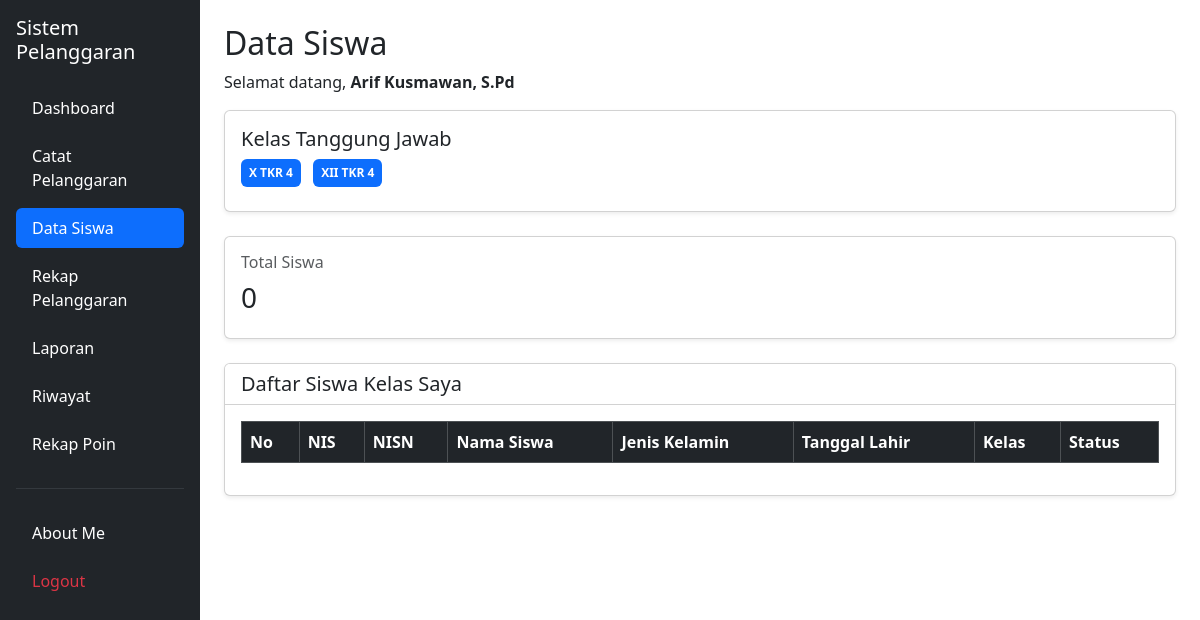
Screenshot of /walikelas/data_siswa.php (signed in) with the database file from the repository.
### tables this page shows
CREATE TABLE `t_guru` (
  `id` int(11) NOT NULL,
  `nip` varchar(30) NOT NULL,
  `nama` varchar(150) NOT NULL,
  `email` varchar(150) NOT NULL,
  `status_aktif` tinyint(1) NOT NULL,
  `user_id` int(11) NOT NULL,
  `created_at` timestamp NULL DEFAULT current_timestamp(),
  `update_at` timestamp NULL DEFAULT current_timestamp()
);

CREATE TABLE `t_wali_kelas` (
  `id` int(11) NOT NULL,
  `tahun_ajaran_id` int(11) NOT NULL,
  `kelas_id` int(11) NOT NULL,
  `guru_id` int(11) NOT NULL,
  `tanggal_mulai` date NOT NULL,
  `tanggal_selesai` date NOT NULL,
  `status_aktif` tinyint(1) NOT NULL,
  `created_at` timestamp NOT NULL DEFAULT current_timestamp(),
  `update_at` timestamp NOT NULL DEFAULT current_timestamp()
);

CREATE TABLE `t_kelas` (
  `id` int(11) NOT NULL,
  `nama` varchar(100) NOT NULL,
  `tingkat` varchar(20) NOT NULL,
  `jurusan` varchar(100) NOT NULL,
  `status_aktif` tinyint(1) NOT NULL,
  `created_at` timestamp NOT NULL DEFAULT current_timestamp(),
  `update_at` timestamp NOT NULL DEFAULT current_timestamp()
);

### walikelas/data_siswa.php (the view, shortened to what this page needs)
<?php
include "../config/koneksi.php";
$role = strtolower(trim($_SESSION['role'] ?? ''));
$role = str_replace([' ', '-'], '_', $role);
$user_id = (int)(
    $_SESSION['user_id']
    ?? $_SESSION['id_user']
    ?? $_SESSION['id']
    ?? 0
);
$guru_id = 0;
$nama_guru = $_SESSION['name'] ?? $_SESSION['nama'] ?? 'Wali Kelas';
if ($user_id > 0) {
    $stmtGuru = mysqli_prepare(
        $koneksi,
        "SELECT id, nama
         FROM t_guru
         WHERE user_id = ?
         LIMIT 1"
    );
    mysqli_stmt_bind_param($stmtGuru, "i", $user_id);
    mysqli_stmt_execute($stmtGuru);
    $resultGuru = mysqli_stmt_get_result($stmtGuru);
    $dataGuru = mysqli_fetch_assoc($resultGuru);
    if ($dataGuru) {
        $guru_id = (int)$dataGuru['id'];
        $nama_guru = $dataGuru['nama'];
    }
}
$sqlKelas = "
    SELECT DISTINCT
        wk.id,
        wk.kelas_id,
        k.nama AS nama_kelas,
        wk.tahun_ajaran_id,
        ta.nama AS nama_tahun_ajaran,
        wk.tanggal_mulai,
        wk.tanggal_selesai
    FROM t_wali_kelas wk
    INNER JOIN t_kelas k
        ON k.id = wk.kelas_id
    INNER JOIN t_tahun_ajaran ta
        ON ta.id = wk.tahun_ajaran_id
    WHERE wk.guru_id = ?
      AND wk.status_aktif = 1
      AND ta.status_aktif = 1
      AND CURDATE() BETWEEN wk.tanggal_mulai
                        AND wk.tanggal_selesai
    ORDER BY k.nama ASC
";
$stmtKelas = mysqli_prepare($koneksi, $sqlKelas);
mysqli_stmt_bind_param($stmtKelas, "i", $guru_id);
mysqli_stmt_execute($stmtKelas);
$resultKelas = mysqli_stmt_get_result($stmtKelas);
$kelas_wali = [];
while ($row = mysqli_fetch_assoc($resultKelas)) {
    $kelas_wali[] = $row;
}
if (empty($kelas_wali)) {
    if ($role === 'guru') {
        exit("Anda tidak memiliki penugasan Wali Kelas yang aktif.");
    }
    $error = "Anda belum memiliki penugasan Wali Kelas yang aktif.";
} else {
    $error = '';
}
$total_siswa = 0;
if ($error === '') {
    $sqlSiswa = "
        SELECT DISTINCT
            s.id,
            s.nis,
            s.nisn,
            s.nama,
            s.jenis_kelamin,
            s.tanggal_lahir,
            s.alamat,
            s.status_aktif,
            k.nama AS nama_kelas,
            ks.kelas_id,
            ks.tahun_ajaran_id
        FROM t_kelas_siswa ks
        INNER JOIN t_wali_kelas wk
            ON wk.kelas_id = ks.kelas_id
           AND wk.tahun_ajaran_id = ks.tahun_ajaran_id
        INNER JOIN t_siswa s
            ON s.id = ks.siswa_id
        INNER JOIN t_kelas k
            ON k.id = ks.kelas_id
        INNER JOIN t_tahun_ajaran ta
            ON ta.id = wk.tahun_ajaran_id
        WHERE wk.guru_id = ?
          AND wk.status_aktif = 1
          AND ta.status_aktif = 1
          AND CURDATE() BETWEEN wk.tanggal_mulai
                            AND wk.tanggal_selesai
          AND ks.status_aktif = 1
          AND s.status_aktif = 1
        ORDER BY
            ks.kelas_id ASC,
            s.id ASC
    ";
    $stmtSiswa = mysqli_prepare($koneksi, $sqlSiswa);
    mysqli_stmt_bind_param($stmtSiswa, "i", $guru_id);
    mysqli_stmt_execute($stmtSiswa);
    $resultSiswa = mysqli_stmt_get_result($stmtSiswa);
    $total_siswa = mysqli_num_rows($resultSiswa);
}
?>
<!DOCTYPE html>
<html lang="id">
<head>
    <link href="https://cdn.jsdelivr.net/npm/bootstrap@5.3.8/dist/css/bootstrap.min.css"
          rel="stylesheet">
    <link href="https://cdn.datatables.net/2.3.4/css/dataTables.bootstrap5.min.css"
          rel="stylesheet">
</head>
<body>
<div class="container-fluid">
    <div class="row">
<aside class="col-md-3 col-lg-2 bg-dark min-vh-100 p-3 position-fixed top-0 bottom-0 start-0 overflow-auto">
    <h5 class="text-white mb-4">
        Sistem Pelanggaran
    </h5>
    <ul class="nav nav-pills flex-column gap-2">
        <li class="nav-item">
            <a href="../dashboard.php" class="nav-link text-white">
                Dashboard
            </a>
        </li>
        <li class="nav-item">
            <a href="../catat_pelanggaran.php" class="nav-link text-white">
                Catat Pelanggaran
            </a>
        </li>
        <li class="nav-item">
            <a href="data_siswa.php" class="nav-link active">
                Data Siswa
            </a>
        </li>
        <li class="nav-item">
            <a href="rekap_pelanggaran.php" class="nav-link text-white">
                Rekap Pelanggaran
            </a>
        </li>
        <li class="nav-item">
            <a href="laporan.php" class="nav-link text-white">
                Laporan
            </a>
        </li>
        <li class="nav-item">
            <a href="../riwayat.php" class="nav-link text-white">
                Riwayat
            </a>
        </li>
        <li class="nav-item">
            <a href="../rekap_poin.php" class="nav-link text-white">
                Rekap Poin
            </a>
        </li>
        <hr class="text-secondary">
        <li class="nav-item">
            <a href="../about_me.php" class="nav-link text-white">
                About Me
            </a>
        </li>
        <li class="nav-item">
            <a href="../logout.php"
               class="nav-link text-danger"
               onclick="return confirm('Yakin ingin logout?')">
                Logout
            </a>
        </li>
    </ul>
</aside>
        <main class="col-md-9 col-lg-10 offset-md-3 offset-lg-2 p-4">
            <h2>Data Siswa</h2>
            <p>
                Selamat datang,
                <b><?= htmlspecialchars($nama_guru); ?></b>
            </p>
            <?php if ($error !== '') { ?>
                <div class="alert alert-warning">
                    <?= htmlspecialchars($error); ?>
                </div>
            <?php } else { ?>
                <div class="card shadow-sm mb-4">
                    <div class="card-body">
                        <h5>Kelas Tanggung Jawab</h5>
                        <?php foreach ($kelas_wali as $kelas) { ?>
                            <span class="badge bg-primary p-2 me-2 mb-2">
                                <?= htmlspecialchars($kelas['nama_kelas']); ?>
                            </span>
                        <?php } ?>
                    </div>
                </div>
                <div class="card shadow-sm mb-4">
                    <div class="card-body">
                        <h6 class="text-muted">Total Siswa</h6>
                        <h3>
                            <?= number_format($total_siswa); ?>
                        </h3>
                    </div>
                </div>
                <div class="card shadow-sm">
                    <div class="card-header bg-white">
                        <h5 class="mb-0">Daftar Siswa Kelas Saya</h5>
                    </div>
                    <div class="card-body">
                        <div class="table-responsive">
                            <table id="tabelSiswa"
                                   class="table table-bordered table-striped table-hover">
                                <thead class="table-dark">
                                    <tr>
                                        <th>No</th>
                                        <th>NIS</th>
                                        <th>NISN</th>
                                        <th>Nama Siswa</th>
                                        <th>Jenis Kelamin</th>
                                        <th>Tanggal Lahir</th>
                                        <th>Kelas</th>
                                        <th>Status</th>
                                    </tr>
                                </thead>
                            </table>
                        </div>
                    </div>
                </div>
            <?php } ?>
        </main>
    </div>
</div>
</body>
</html>

### rows the page displays
t_guru: nama "Arif Kusmawan, S.Pd"
t_wali_kelas: kelas.nama "X TKR 4"
t_wali_kelas: kelas.nama "XII TKR 4"

### other values shown
$total_siswa "0"
